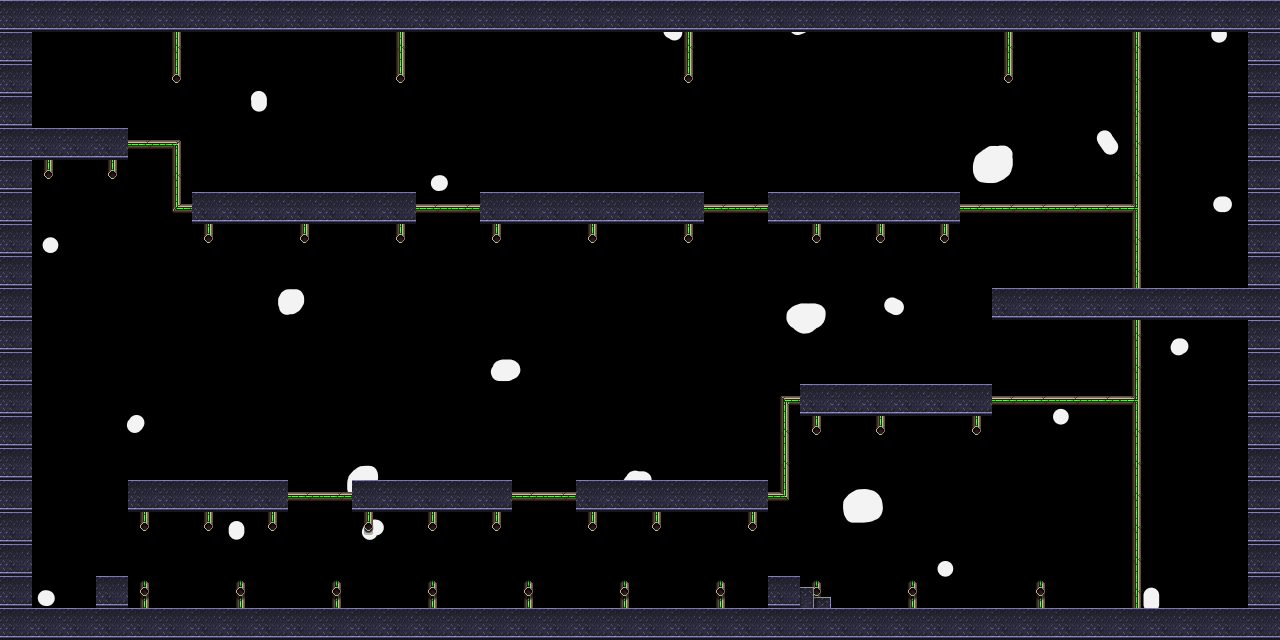

Rendered tile map (Tiled .tmx) drawn with the repository's tilesets; below, a short description and the map source with its tile grids summarised:
An orthogonal 40x20 tile map with 32x32 px tiles, 2 tile layers (Background, Foreground), 1 image layer and 30 objects (4x CoinEntity, 4x Enemy, 4x me.Trigger, mainPlayer, Heart).

<map version="1.9" tiledversion="1.9.2" orientation="orthogonal" renderorder="right-down" width="40" height="20" tilewidth="32" tileheight="32" infinite="0" nextlayerid="19" nextobjectid="94">
 <tileset firstgid="1" source="retrowave.tsx" />
 <imagelayer id="9" name="Parallax" offsetx="-201.23" offsety="-92.7409">
  <image source="../img/space background.png" width="1920" height="1088" />
  <properties>
   <property name="ratio" type="float" value="0.25" />
  </properties>
 </imagelayer>
 <layer id="15" name="Background" width="40" height="20">
  <data>[800 cells, 83 non-empty, 9 distinct tile ids]</data>
 </layer>
 <layer id="13" name="Foreground" width="40" height="20">
  <data>[800 cells, 172 non-empty, 2 distinct tile ids]</data>
 </layer>
 <objectgroup id="5" name="Player">
  <object id="6" name="mainPlayer" x="58.4612" y="573.204" width="30" height="28">
   <properties>
    <property name="frameheight" type="int" value="28" />
    <property name="framewidth" type="int" value="29" />
    <property name="image" value="astronaut_red" />
   </properties>
  </object>
 </objectgroup>
 <objectgroup id="16" name="CoinEntity">
  <object id="86" name="CoinEntity" x="230.438" y="140.086" width="32" height="32">
   <properties>
    <property name="frameheight" type="int" value="32" />
    <property name="framewidth" type="int" value="32" />
    <property name="image" value="coin" />
   </properties>
  </object>
  <object id="87" name="CoinEntity" x="323.276" y="136.771" width="32" height="32">
   <properties>
    <property name="frameheight" type="int" value="32" />
    <property name="framewidth" type="int" value="32" />
    <property name="image" value="coin" />
   </properties>
  </object>
  <object id="88" name="CoinEntity" x="418.601" y="423.574" width="32" height="32">
   <properties>
    <property name="frameheight" type="int" value="32" />
    <property name="framewidth" type="int" value="32" />
    <property name="image" value="coin" />
   </properties>
  </object>
  <object id="89" name="CoinEntity" x="663.959" y="423.574" width="32" height="32">
   <properties>
    <property name="frameheight" type="int" value="32" />
    <property name="framewidth" type="int" value="32" />
    <property name="image" value="coin" />
   </properties>
  </object>
 </objectgroup>
 <objectgroup id="18" name="HealthEntity">
  <object id="93" name="Heart" x="893.568" y="542.938" width="50" height="50">
   <properties>
    <property name="frameheight" type="int" value="50" />
    <property name="framewidth" type="int" value="50" />
    <property name="image" value="lifeicon" />
   </properties>
  </object>
 </objectgroup>
 <objectgroup id="14" name="Enemies">
  <object id="77" name="Enemy" x="160.59" y="533.105" width="222.456" height="70.65">
   <properties>
    <property name="frameheight" type="int" value="68" />
    <property name="framewidth" type="int" value="70" />
    <property name="image" value="xeon" />
   </properties>
  </object>
  <object id="78" name="Enemy" x="444.912" y="533.105" width="222.456" height="70.65">
   <properties>
    <property name="frameheight" type="int" value="68" />
    <property name="framewidth" type="int" value="70" />
    <property name="image" value="xeon" />
   </properties>
  </object>
  <object id="79" name="Enemy" x="1008.87" y="209.683" width="222.456" height="70.65">
   <properties>
    <property name="frameheight" type="int" value="68" />
    <property name="framewidth" type="int" value="70" />
    <property name="image" value="xeon" />
   </properties>
  </object>
  <object id="80" name="Enemy" x="999.079" y="531.789" width="222.456" height="70.65">
   <properties>
    <property name="frameheight" type="int" value="68" />
    <property name="framewidth" type="int" value="70" />
    <property name="image" value="xeon" />
   </properties>
  </object>
 </objectgroup>
 <objectgroup color="#0055ff" id="2" name="collisionLayer">
  <object id="2" x="0" y="608" width="1276.38" height="32" />
  <object id="66" x="572.594" y="480.318" width="195.694" height="32" />
  <object id="69" x="797.683" y="382.911" width="195.694" height="32" />
  <object id="67" x="352.771" y="477.685" width="160.154" height="32" />
  <object id="68" x="127.682" y="477.685" width="160.154" height="32" />
  <object id="63" x="1.31631" y="-0.13479" width="1276.38" height="32" />
  <object id="64" x="0" y="0" width="31.5914" height="635.777" />
  <object id="65" x="1247.86" y="1.31631" width="31.5914" height="635.777" />
  <object id="70" x="98.7232" y="576.543" width="26.3262" height="27.6425" />
  <object id="71" x="1.31631" y="128.998" width="127.682" height="28.9588" />
  <object id="73" x="193.497" y="190.865" width="222.456" height="31.5914" />
  <object id="74" x="480.453" y="190.865" width="222.456" height="31.5914" />
  <object id="75" x="767.408" y="189.549" width="193.497" height="31.5914" />
  <object id="76" x="989.864" y="286.955" width="288.272" height="31.5914" />
  <object id="82" name="me.Trigger" gid="55" x="66.8912" y="129.561" width="32" height="32" />
  <object id="83" name="me.Trigger" gid="54" x="35.3926" y="129.561" width="32" height="32" />
  <object id="84" name="me.Trigger" gid="39" x="67.7202" y="98.0623" width="32" height="32" />
  <object id="85" name="me.Trigger" gid="38" x="35.3926" y="98.0623" width="32" height="32" />
  <object id="90" x="768.402" y="573.607" width="31.4987" height="33.1565" />
  <object id="92" x="799.901" y="568.634">
   <polygon points="0,4.14456 58.8528,50.5637 1.11043,50.5637" />
  </object>
 </objectgroup>
</map>
